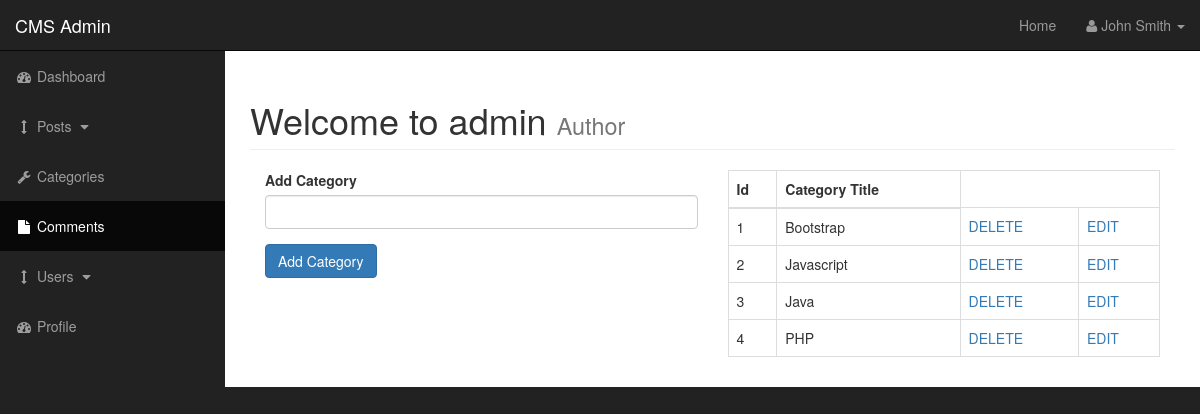
The page /admin/categories.php on the database as committed earlier.
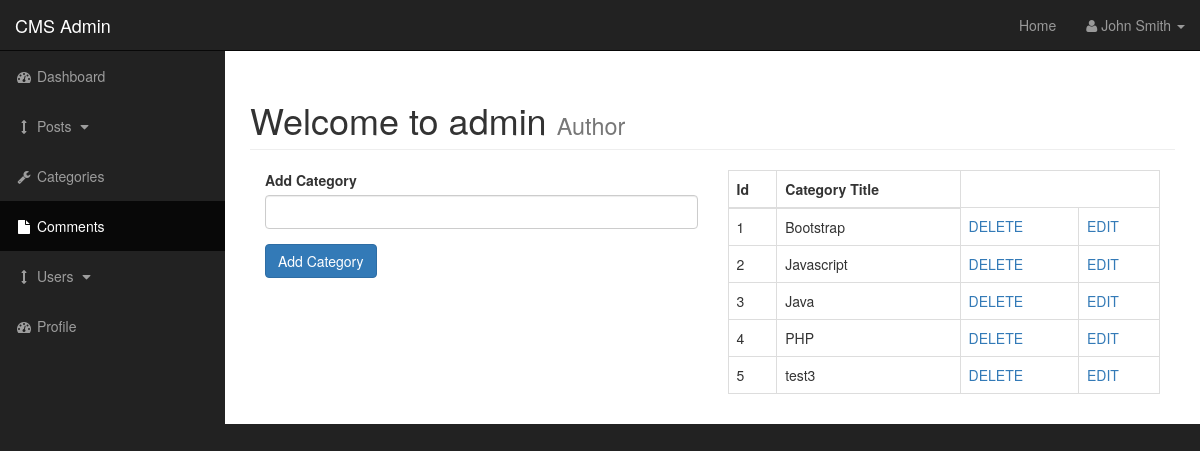
The same page on the database as committed later.
### tables this page shows
CREATE TABLE `categories` (
  `cat_id` int(3) NOT NULL,
  `cat_title` varchar(255) NOT NULL
);

### admin/functions.php (the view, shortened to what this page needs)
<?php
function findAllCategories() {
global $connection;
    $query = "SELECT * FROM categories";
    $select_all_categories = mysqli_query($connection, $query);
    while($row = mysqli_fetch_assoc($select_all_categories)){
        $cat_id =$row['cat_id'];
        $cat_title =$row['cat_title'];
        echo "<tr>";
        echo "<td>{$cat_id}</td>";
        echo "<td>{$cat_title}</td>";
        echo "<td><a href = 'categories.php?delete={$cat_id}'>DELETE</a></td>";
        echo "<td><a href = 'categories.php?edit={$cat_id}'>EDIT</a></td>";
        echo "<tr>";
    }
    }
?>

Rows that differ between the two databases and show on the page:
added categories: cat_id "5", cat_title "test3"
